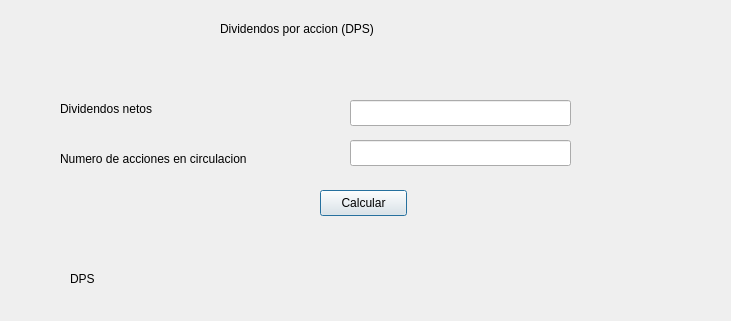
<?xml version="1.0" encoding="UTF-8"?>
<ui version="4.0">
 <class>Dialog</class>
 <widget class="QDialog" name="Dialog">
  <property name="windowModality">
   <enum>Qt::ApplicationModal</enum>
  </property>
  <property name="geometry">
   <rect>
    <x>0</x>
    <y>0</y>
    <width>731</width>
    <height>321</height>
   </rect>
  </property>
  <property name="windowTitle">
   <string>Dividendos por accion (DPS)</string>
  </property>
  <widget class="QLabel" name="label">
   <property name="geometry">
    <rect>
     <x>220</x>
     <y>20</y>
     <width>241</width>
     <height>18</height>
    </rect>
   </property>
   <property name="text">
    <string>Dividendos por accion (DPS)</string>
   </property>
  </widget>
  <widget class="QLabel" name="lbl_dividendos">
   <property name="geometry">
    <rect>
     <x>60</x>
     <y>100</y>
     <width>151</width>
     <height>18</height>
    </rect>
   </property>
   <property name="text">
    <string>Dividendos netos</string>
   </property>
  </widget>
  <widget class="QLabel" name="lbl_numero_acciones">
   <property name="geometry">
    <rect>
     <x>60</x>
     <y>150</y>
     <width>241</width>
     <height>18</height>
    </rect>
   </property>
   <property name="text">
    <string>Numero de acciones en circulacion</string>
   </property>
  </widget>
  <widget class="QLineEdit" name="txt_dividendos">
   <property name="geometry">
    <rect>
     <x>350</x>
     <y>100</y>
     <width>221</width>
     <height>26</height>
    </rect>
   </property>
  </widget>
  <widget class="QLineEdit" name="txt_numero_acciones">
   <property name="geometry">
    <rect>
     <x>350</x>
     <y>140</y>
     <width>221</width>
     <height>26</height>
    </rect>
   </property>
  </widget>
  <widget class="QPushButton" name="btn_calcular">
   <property name="geometry">
    <rect>
     <x>320</x>
     <y>190</y>
     <width>87</width>
     <height>26</height>
    </rect>
   </property>
   <property name="text">
    <string>Calcular</string>
   </property>
  </widget>
  <widget class="QLabel" name="lbl_response">
   <property name="geometry">
    <rect>
     <x>355</x>
     <y>260</y>
     <width>231</width>
     <height>20</height>
    </rect>
   </property>
   <property name="text">
    <string/>
   </property>
  </widget>
  <widget class="QLabel" name="label_2">
   <property name="geometry">
    <rect>
     <x>70</x>
     <y>270</y>
     <width>66</width>
     <height>18</height>
    </rect>
   </property>
   <property name="text">
    <string>DPS</string>
   </property>
  </widget>
 </widget>
 <resources/>
 <connections/>
</ui>
